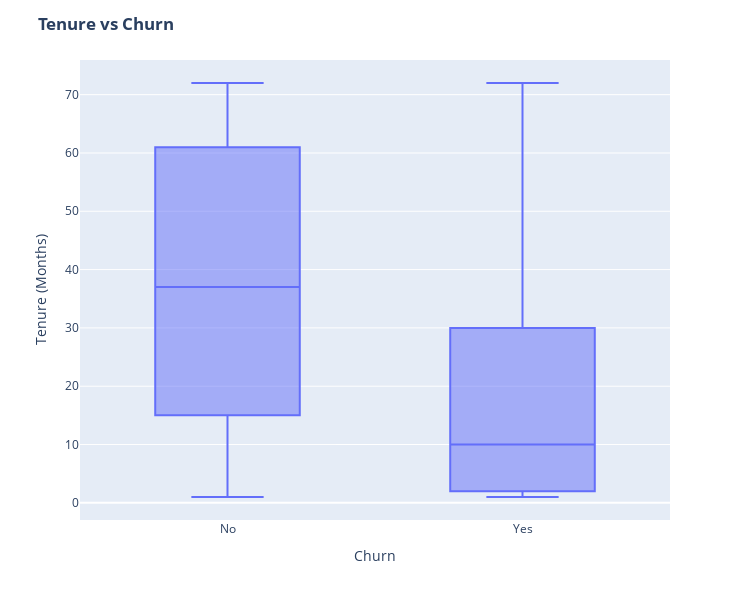

The code cell stored with this chart in its notebook:
### Code cell
fig = px.box(data, x='Churn', y = 'tenure')

# Update yaxis properties
fig.update_yaxes(title_text='Tenure (Months)', row=1, col=1)
# Update xaxis properties
fig.update_xaxes(title_text='Churn', row=1, col=1)

# Update size and title
fig.update_layout(autosize=True, width=750, height=600,
    title_font=dict(size=25, family='Courier'),
    title='<b>Tenure vs Churn</b>',
)

fig.show()

### Figure 1 — Plotly figure (JSON) as saved in the notebook; plotly's stock layout.template omitted (floating-point values rounded to 4 significant figures; data arrays with more than 128 entries replaced by an {"elided": "..."} marker saying what was removed)
{"data": [{"alignmentgroup": "True", "hovertemplate": "Churn=%{x}<br>tenure=%{y}<extra></extra>", "legendgroup": "", "marker": {"color": "#636efa"}, "name": "", "notched": false, "offsetgroup": "", "orientation": "v", "showlegend": false, "type": "box", "x": {"elided": "5624 str values"}, "x0": " ", "xaxis": "x", "y": {"elided": "5624 int values"}, "y0": " ", "yaxis": "y"}], "layout": {"autosize": true, "boxmode": "group", "height": 600, "legend": {"tracegroupgap": 0}, "margin": {"t": 60}, "title": {"text": "<b>Tenure vs Churn</b>"}, "width": 750, "xaxis": {"anchor": "y", "domain": [0, 1], "title": {"text": "Churn"}}, "yaxis": {"anchor": "x", "domain": [0, 1], "title": {"text": "Tenure (Months)"}}}}
